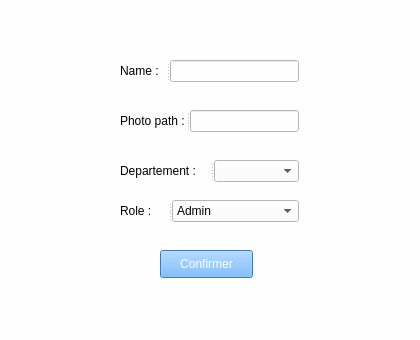
<?xml version="1.0" encoding="UTF-8"?>
<ui version="4.0">
 <class>MainWindow</class>
 <widget class="QMainWindow" name="MainWindow">
  <property name="geometry">
   <rect>
    <x>0</x>
    <y>0</y>
    <width>420</width>
    <height>340</height>
   </rect>
  </property>
  <property name="minimumSize">
   <size>
    <width>420</width>
    <height>340</height>
   </size>
  </property>
  <property name="maximumSize">
   <size>
    <width>420</width>
    <height>340</height>
   </size>
  </property>
  <property name="windowTitle">
   <string>MainWindow</string>
  </property>
  <property name="styleSheet">
   <string notr="true">background-color: rgb(254, 254, 254);</string>
  </property>
  <widget class="QWidget" name="centralwidget">
   <widget class="QSplitter" name="splitter_2">
    <property name="geometry">
     <rect>
      <x>120</x>
      <y>110</y>
      <width>179</width>
      <height>22</height>
     </rect>
    </property>
    <property name="orientation">
     <enum>Qt::Horizontal</enum>
    </property>
    <widget class="QLabel" name="label_2">
     <property name="styleSheet">
      <string notr="true">font: 75 9pt &quot;MS Shell Dlg 2&quot;;</string>
     </property>
     <property name="text">
      <string>Photo path :</string>
     </property>
    </widget>
    <widget class="QLineEdit" name="txtphotoPath"/>
   </widget>
   <widget class="QSplitter" name="splitter_3">
    <property name="geometry">
     <rect>
      <x>120</x>
      <y>160</y>
      <width>179</width>
      <height>22</height>
     </rect>
    </property>
    <property name="orientation">
     <enum>Qt::Horizontal</enum>
    </property>
    <widget class="QLabel" name="label_3">
     <property name="styleSheet">
      <string notr="true">font: 75 9pt &quot;MS Shell Dlg 2&quot;;</string>
     </property>
     <property name="text">
      <string>Departement :</string>
     </property>
    </widget>
    <widget class="QComboBox" name="cmbDep"/>
   </widget>
   <widget class="QSplitter" name="splitter_4">
    <property name="geometry">
     <rect>
      <x>120</x>
      <y>200</y>
      <width>179</width>
      <height>22</height>
     </rect>
    </property>
    <property name="orientation">
     <enum>Qt::Horizontal</enum>
    </property>
    <widget class="QLabel" name="label_4">
     <property name="styleSheet">
      <string notr="true">font: 75 9pt &quot;MS Shell Dlg 2&quot;;</string>
     </property>
     <property name="text">
      <string>Role :</string>
     </property>
    </widget>
    <widget class="QComboBox" name="cmbRole">
     <item>
      <property name="text">
       <string>Admin</string>
      </property>
     </item>
     <item>
      <property name="text">
       <string>Employee</string>
      </property>
     </item>
    </widget>
   </widget>
   <widget class="QPushButton" name="btnConfUser">
    <property name="geometry">
     <rect>
      <x>160</x>
      <y>250</y>
      <width>93</width>
      <height>28</height>
     </rect>
    </property>
    <property name="styleSheet">
     <string notr="true">color: rgb(255, 255, 255);
background-color: rgb(85, 170, 255);</string>
    </property>
    <property name="text">
     <string>Confirmer</string>
    </property>
   </widget>
   <widget class="QSplitter" name="splitter">
    <property name="geometry">
     <rect>
      <x>120</x>
      <y>60</y>
      <width>179</width>
      <height>22</height>
     </rect>
    </property>
    <property name="orientation">
     <enum>Qt::Horizontal</enum>
    </property>
    <widget class="QLabel" name="label">
     <property name="styleSheet">
      <string notr="true">font: 75 9pt &quot;MS Shell Dlg 2&quot;;</string>
     </property>
     <property name="text">
      <string>Name :</string>
     </property>
    </widget>
    <widget class="QLineEdit" name="txtName"/>
   </widget>
  </widget>
  <widget class="QStatusBar" name="statusbar"/>
 </widget>
 <resources/>
 <connections/>
</ui>
